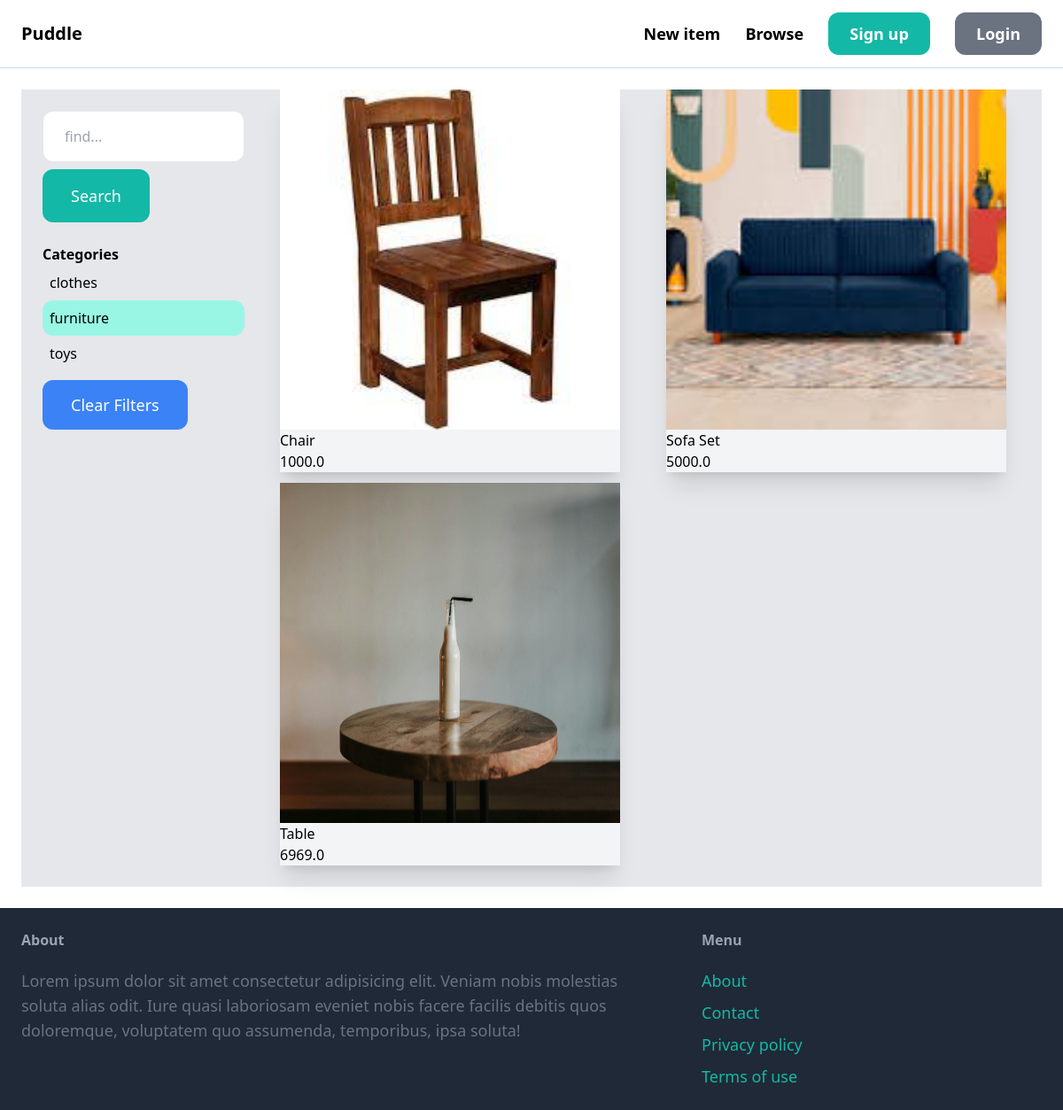
Screenshot of /items/?query=&category=5 with the database file from the repository.
### item/models.py (models this page shows, shortened)
class Category(models.Model):
    name=models.CharField(max_length=100)
    class Meta:
        ordering=('name',)
        verbose_name_plural='Categories'

class Item(models.Model):
    category=models.ForeignKey(Category,related_name='items',on_delete=models.CASCADE)
    name=models.CharField(max_length=100)
    description=models.TextField(blank=True,null=True)
    price=models.FloatField()
    is_sold=models.BooleanField(default=False)
    created_by=models.ForeignKey(User,related_name='items',on_delete=models.CASCADE)
    created_at=models.DateTimeField(auto_now_add=True)
    image=models.ImageField(upload_to='item_images',blank=True,null=True)
    class Meta:
        ordering=('name',)

### item/views.py (the view)
# urls.py: path("",browse, name="browse"),
def browse(request):
    query=request.GET.get('query','')
    categories=Category.objects.all()
    category_id=request.GET.get('category',0)
    items=Item.objects.filter(is_sold=False)
    if category_id:
        items=items.filter(category_id=category_id)
    if query:
        items=items.filter(Q(name__icontains=query)|Q(description__icontains=query))
    return render(request,'item/browse.html',{'items':items,'query':query,'categories':categories,'category_id':int(category_id)})

### item/templates/item/browse.html (shortened to what this page needs)
{% extends "core/base.html" %}
{% block content%}
<div class="pb-6 grid grid-cols-4 gap-4 bg-gray-200">
    <div class="col-span-1 p-6">
        <form action="{% url 'item:browse' %}" method="get">
            <input type="text" name="query" class="w-full py-4 px-6 border rounded-xl" value="{{query}}" placeholder="find...">
            <button class="mt-2 py-4 px-8 text-lg bg-teal-500 text-white rounded-xl">Search</button>
        </form><br class="py-4">
        <p class="font-semibold">Categories</p>
        <ul>
            {%for category in categories %}
            <li class="py-2 px-2 rounded-xl {% if category.id == category_id %}bg-teal-200{% endif %}">
                <a href="{% url 'item:browse' %}?query={{query}}&category={{category.id}}">{{category.name}}</a>
            </li>
            {% endfor %}
        </ul>
        <br>
        <a href="{% url 'item:browse' %}" class="mt-2 py-4 px-8 text-lg bg-blue-500 text-white rounded-xl">Clear Filters</a>
    </div>
    <div class="col-span-3">
        <div class="grid grid-cols-2 gap-3">
            {%for item in items%}
            <div class="card bg-gray-100 w-96 shadow-xl">
                <a href="{% url 'item:detail' item.id %}">
                <figure>
                  <img
                    src="{{item.image.url}}"
                    alt="item"/ class="object-fill h-96 w-96">
                </figure>
                <div class="card-body">
                  <h2 class="card-title">{{item.name}}</h2>
                  <p>{{item.price}}</p>
                </div>
            </a>
              </div>
            {% endfor %}
        </div>
    </div>
</div>
{% endblock %}

### rows the page displays
Category: name "clothes"
Category: name "furniture"
Category: name "toys"
Item: image (picture), name "Chair", price "1000.0"
Item: image (picture), name "Sofa Set", price "5000.0"
Item: image (picture), name "Table", price "6969.0"
